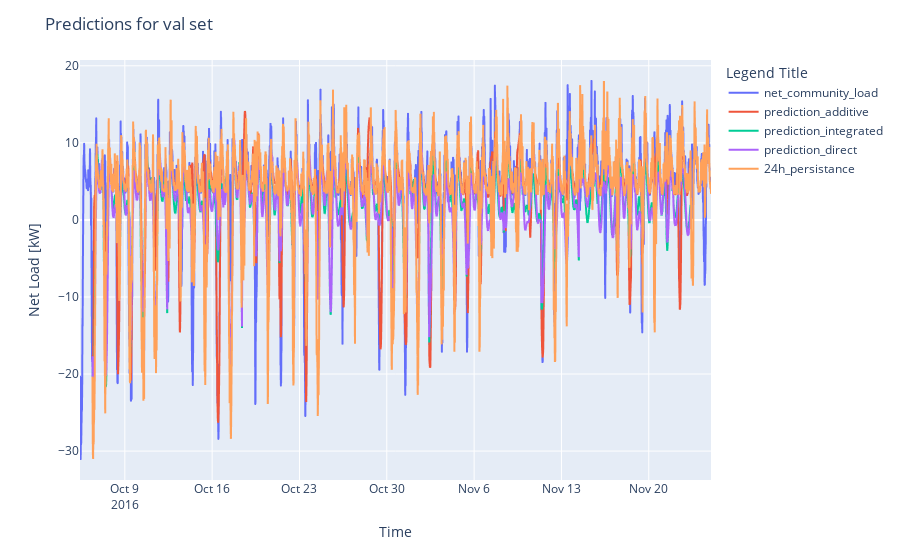

Notebook code cell kept with this figure:
### Markdown cell above
### Iterating through models

### Code cell
config_run = {
'model_setups_names': [
                             'additive',
                             'integrated',
                            'direct'
                        ],
'model_setup': None,
'METER': '1',
'META': '1',
'train_ratio': 0.8,
'val_ratio': 0.1,
'lookback_in_hours' : 24,
'liklihood': None,
'holiday': True,
'use_datetime_encoding': True,
'boxcox': False,
'eval_metrics' : [mae, mse, rmse],
'evaluation_set': 'val',
'wandb': False,
}

df_metrics, df_compare = train_all(config_run)

### Figure 1 — Plotly figure (JSON) as saved in the notebook; plotly's stock layout.template omitted (floating-point values rounded to 4 significant figures; data arrays with more than 128 entries replaced by an {"elided": "..."} marker saying what was removed)
{"data": [{"hovertemplate": "variable=net_community_load<br>time=%{x}<br>value=%{y}<extra></extra>", "legendgroup": "net_community_load", "line": {"color": "#636efa", "dash": "solid"}, "marker": {"symbol": "circle"}, "mode": "lines", "name": "net_community_load", "showlegend": true, "type": "scattergl", "x": {"elided": "4857 str values"}, "xaxis": "x", "y": {"elided": "4857 float values"}, "yaxis": "y"}, {"hovertemplate": "variable=prediction_additive<br>time=%{x}<br>value=%{y}<extra></extra>", "legendgroup": "prediction_additive", "line": {"color": "#EF553B", "dash": "solid"}, "marker": {"symbol": "circle"}, "mode": "lines", "name": "prediction_additive", "showlegend": true, "type": "scattergl", "x": {"elided": "4857 str values"}, "xaxis": "x", "y": {"elided": "4857 float values"}, "yaxis": "y"}, {"hovertemplate": "variable=prediction_integrated<br>time=%{x}<br>value=%{y}<extra></extra>", "legendgroup": "prediction_integrated", "line": {"color": "#00cc96", "dash": "solid"}, "marker": {"symbol": "circle"}, "mode": "lines", "name": "prediction_integrated", "showlegend": true, "type": "scattergl", "x": {"elided": "4857 str values"}, "xaxis": "x", "y": {"elided": "4857 float values"}, "yaxis": "y"}, {"hovertemplate": "variable=prediction_direct<br>time=%{x}<br>value=%{y}<extra></extra>", "legendgroup": "prediction_direct", "line": {"color": "#ab63fa", "dash": "solid"}, "marker": {"symbol": "circle"}, "mode": "lines", "name": "prediction_direct", "showlegend": true, "type": "scattergl", "x": {"elided": "4857 str values"}, "xaxis": "x", "y": {"elided": "4857 float values"}, "yaxis": "y"}, {"hovertemplate": "variable=24h_persistance<br>time=%{x}<br>value=%{y}<extra></extra>", "legendgroup": "24h_persistance", "line": {"color": "#FFA15A", "dash": "solid"}, "marker": {"symbol": "circle"}, "mode": "lines", "name": "24h_persistance", "showlegend": true, "type": "scattergl", "x": {"elided": "4857 str values"}, "xaxis": "x", "y": {"elided": "4857 float values"}, "yaxis": "y"}], "layout": {"legend": {"title": {"text": "Legend Title"}, "tracegroupgap": 0}, "margin": {"t": 60}, "title": {"text": "Predictions for val set"}, "xaxis": {"anchor": "y", "domain": [0, 1], "title": {"text": "Time"}}, "yaxis": {"anchor": "x", "domain": [0, 1], "title": {"text": "Net Load [kW]"}}}}
